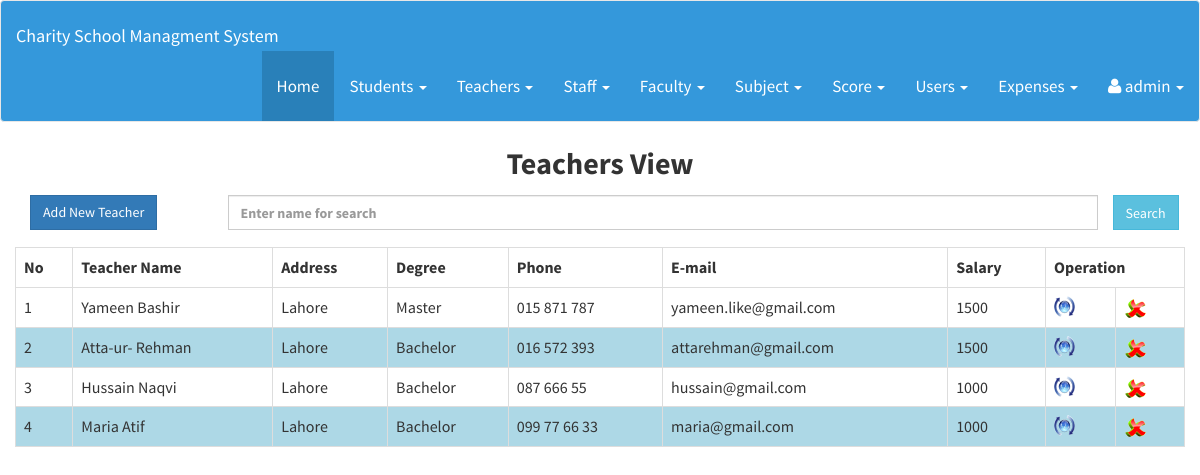
/admin.php?tag=view_teachers, run on an earlier commit of the app's database.
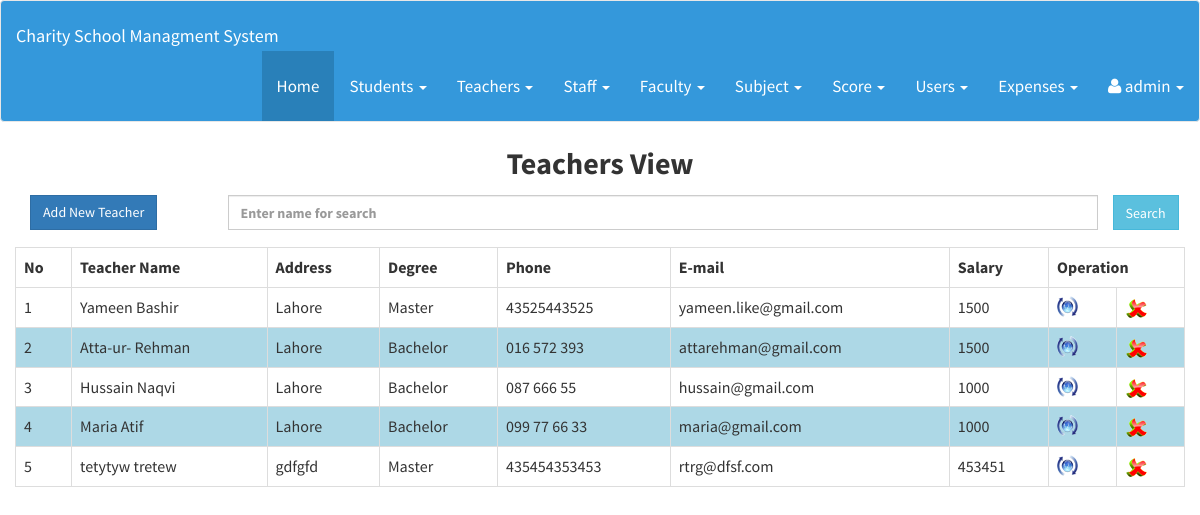
And on a later commit of the database.
### tables this page shows
CREATE TABLE `teacher_tbl` (
  `teacher_id` int(10) UNSIGNED NOT NULL,
  `f_name` varchar(30) NOT NULL,
  `l_name` varchar(30) NOT NULL,
  `gender` char(10) NOT NULL,
  `dob` date NOT NULL,
  `address` varchar(100) NOT NULL,
  `degree` varchar(50) NOT NULL,
  `salary` float NOT NULL,
  `married` char(10) NOT NULL,
  `phone` varchar(50) NOT NULL,
  `email` varchar(50) NOT NULL,
  `type` varchar(80) NOT NULL DEFAULT 'teacher'
);

### View_Teachers.php (the view, shortened to what this page needs)
<!DOCTYPE html PUBLIC "-//W3C//DTD XHTML 1.0 Transitional//EN" "http://www.w3.org/TR/xhtml1/DTD/xhtml1-transitional.dtd">
<html xmlns="http://www.w3.org/1999/xhtml">
<head>
<link rel="stylesheet" type="text/css" href="css/style_view.css" />
</head>
<body>
	<h1 style="text-align:center; font-size:30px; padding:5px;">Teachers View</h1>
<div class="col-md-12  view-form-style">
    <div class="col-md-1 entry-head margin-20b">
        <a class="btn btn-primary right" href="?tag=teachers_entry">Add New Teacher</a>
    </div>
    <form role="form" data-toggle="validator" method="post" class="form-horizontal">
        <div class="form-group">
            <div class="col-md-9 col-md-offset-1 col-xs-9 col-sm-10">
                <input type="text" class="form-control" name="searchtxt" Placeholder="Enter name for search" autocomplete="off"/></div>
            <input type="submit" name="btnsearch" value="Search" class="btn btn-info"/>
        </div>
    </form>
<div class="table-responsive">
    <table class="table table-bordered">
        <tr>
            <th>No</th>
            <th>Teacher Name</th>
            <th>Address</th>
            <th>Degree</th>
            <th>Phone</th>
            <th>E-mail</th>
            <th>Salary</th>
            <th colspan="2">Operation</th>
        </tr>
         <?php
		 $key="";
	if($key !="")
		$sql_sel=mysql_query("SElECT * FROM teacher_tbl WHERE f_name  like '%$key%' or l_name like '%$key%'");
	else
        $sql_sel=mysql_query("SELECT * FROM teacher_tbl WHERE type='teacher';");
    $i=0;
    while($row=mysql_fetch_array($sql_sel)){
    $i++;
    $color=($i%2==0)?"lightblue":"white";
    ?>
      <tr bgcolor="<?php echo $color?>">
            <td><?php echo $i;?></td>
            <td><?php echo $row['f_name']."    ".$row['l_name'];?></td>
            <td><?php echo $row['address'];?></td>
            <td><?php echo $row['degree'];?></td>
            <td><?php echo $row['phone'];?></td>
            <td><?php echo $row['email'];?></td>
            <td><?php echo $row['salary'];?></td>
            <td><a href="?tag=teachers_entry&opr=upd&rs_id=<?php echo $row['teacher_id'];?>" title="Upate"><img src="picture/update.png" /></a></td>
            <td><a href="?tag=view_teachers&opr=del&rs_id=<?php echo $row['teacher_id'];?>" title="Delete"><img src="picture/delete.png" /></a></td>
        </tr>
    <?php
    }
    ?>
    </table>
</div>
</body>
</html>

What changed in the data, as far as the page shows it:
changed teacher_tbl "Yameen": phone "015 871 787" → "43525443525"
added teacher_tbl: f_name "tetytyw", l_name "tretew", address "gdfgfd", degree "Master", phone "435454353453", email "rtrg@dfsf.com", salary "453451"
